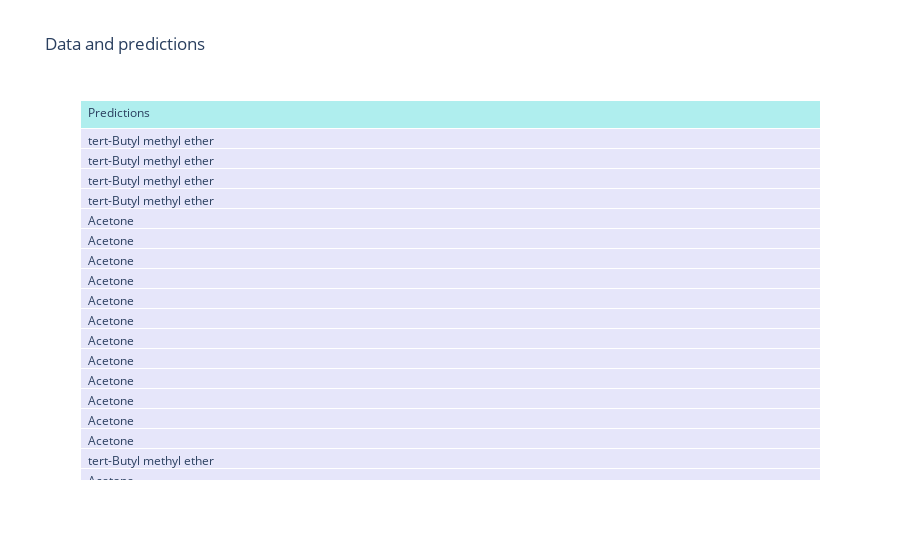
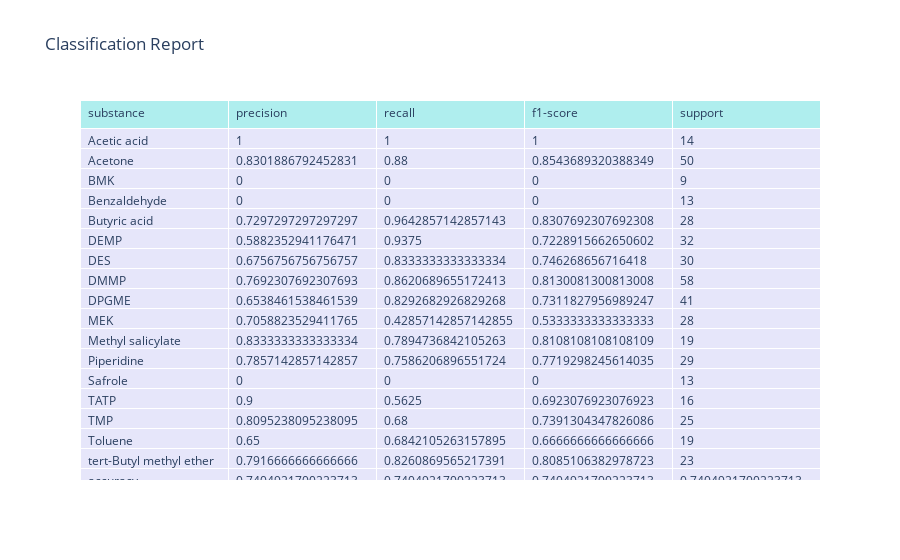
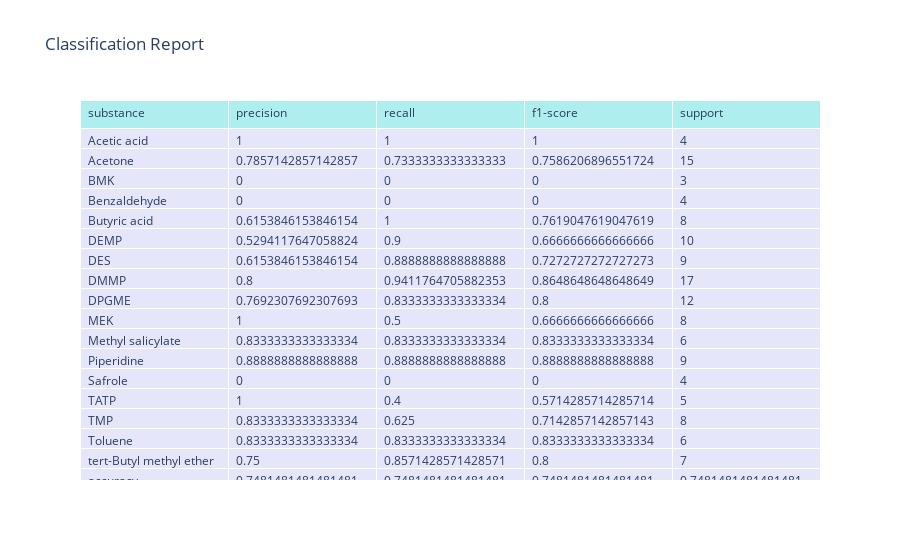

Here is the notebook cell these charts were saved with, in order:
### Markdown cell above
The previous analysis (QEPAS-only) produced 4 misplaced samples, with a 97% overall accuracy.

Let's repeat it on GC data.

### Code cell
from chemfusekit.__base import BaseDataModel

# Let's import a raw table of QEPAS data
data = BaseDataModel.load_from_file(
    import_path='../tests/rt.xlsx',
    sheet_name='Sheet1',
    class_column='Substance'
)

# Set up and perform KNN
knn_settings = KNNSettings(output=GraphMode.GRAPHIC, test_split=True)
knn = KNN(knn_settings, data)
knn.train()

### Figure 1 — Plotly figure (JSON) as saved in the notebook; plotly's stock layout.template omitted (floating-point values rounded to 4 significant figures; data arrays with more than 128 entries replaced by an {"elided": "..."} marker saying what was removed)
{"data": [{"cells": {"align": "left", "fill": {"color": "lavender"}, "values": {"elided": "1x447 str values"}}, "header": {"align": "left", "fill": {"color": "paleturquoise"}, "values": ["Predictions"]}, "type": "table"}], "layout": {"title": {"text": "Data and predictions"}}}

### Figure 2 — Plotly figure (JSON) as saved in the notebook; plotly's stock layout.template omitted (floating-point values rounded to 4 significant figures)
{"data": [{"cells": {"align": "left", "fill": {"color": "lavender"}, "values": [["Acetic acid", "Acetone", "BMK", "Benzaldehyde ", "Butyric acid", "DEMP", "DES", "DMMP", "DPGME", "MEK", "Methyl salicylate", "Piperidine", "Safrole", "TATP", "TMP", "Toluene", "tert-Butyl methyl ether", "accuracy", "macro avg", "weighted avg"], [1, 0.8302, 0, 0, 0.7297, 0.5882, 0.6757, 0.7692, 0.6538, 0.7059, 0.8333, 0.7857, 0, 0.9, 0.8095, 0.65, 0.7917, 0.7405, 0.6308, 0.6936], [1, 0.88, 0, 0, 0.9643, 0.9375, 0.8333, 0.8621, 0.8293, 0.4286, 0.7895, 0.7586, 0, 0.5625, 0.68, 0.6842, 0.8261, 0.7405, 0.6492, 0.7405], [1, 0.8544, 0, 0, 0.8308, 0.7229, 0.7463, 0.813, 0.7312, 0.5333, 0.8108, 0.7719, 0, 0.6923, 0.7391, 0.6667, 0.8085, 0.7405, 0.6307, 0.7073], [14, 50, 9, 13, 28, 32, 30, 58, 41, 28, 19, 29, 13, 16, 25, 19, 23, 0.7405, 447, 447]]}, "header": {"align": "left", "fill": {"color": "paleturquoise"}, "values": ["substance", "precision", "recall", "f1-score", "support"]}, "type": "table"}], "layout": {"title": {"text": "Classification Report"}}}

### Figure 3 — Plotly figure (JSON) as saved in the notebook; plotly's stock layout.template omitted (floating-point values rounded to 4 significant figures)
{"data": [{"cells": {"align": "left", "fill": {"color": "lavender"}, "values": [["Acetic acid", "Acetone", "BMK", "Benzaldehyde ", "Butyric acid", "DEMP", "DES", "DMMP", "DPGME", "MEK", "Methyl salicylate", "Piperidine", "Safrole", "TATP", "TMP", "Toluene", "tert-Butyl methyl ether", "accuracy", "macro avg", "weighted avg"], [1, 0.7857, 0, 0, 0.6154, 0.5294, 0.6154, 0.8, 0.7692, 1, 0.8333, 0.8889, 0, 1, 0.8333, 0.8333, 0.75, 0.7481, 0.662, 0.7207], [1, 0.7333, 0, 0, 1, 0.9, 0.8889, 0.9412, 0.8333, 0.5, 0.8333, 0.8889, 0, 0.4, 0.625, 0.8333, 0.8571, 0.7481, 0.6608, 0.7481], [1, 0.7586, 0, 0, 0.7619, 0.6667, 0.7273, 0.8649, 0.8, 0.6667, 0.8333, 0.8889, 0, 0.5714, 0.7143, 0.8333, 0.8, 0.7481, 0.6404, 0.7148], [4, 15, 3, 4, 8, 10, 9, 17, 12, 8, 6, 9, 4, 5, 8, 6, 7, 0.7481, 135, 135]]}, "header": {"align": "left", "fill": {"color": "paleturquoise"}, "values": ["substance", "precision", "recall", "f1-score", "support"]}, "type": "table"}], "layout": {"title": {"text": "Classification Report"}}}
